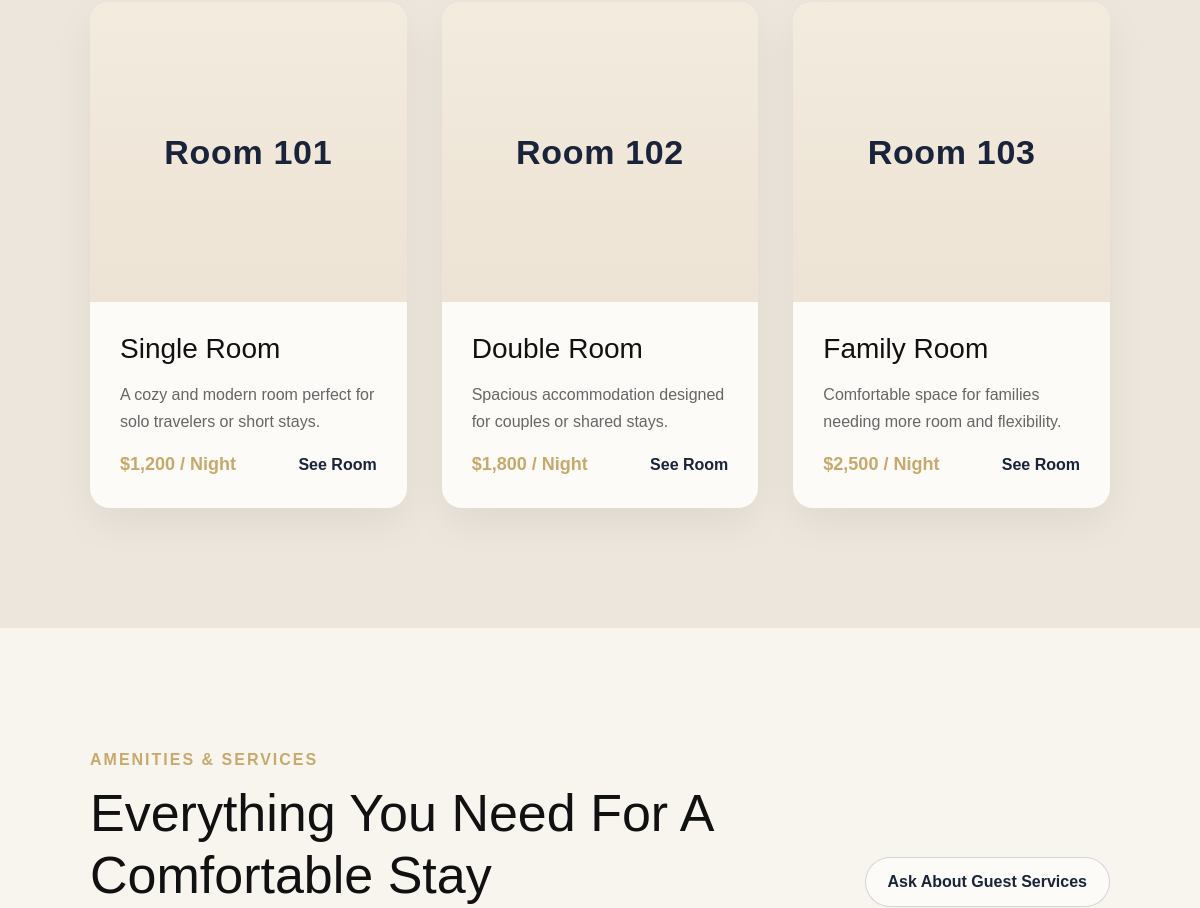
Before: / (middle part) with the older database file.
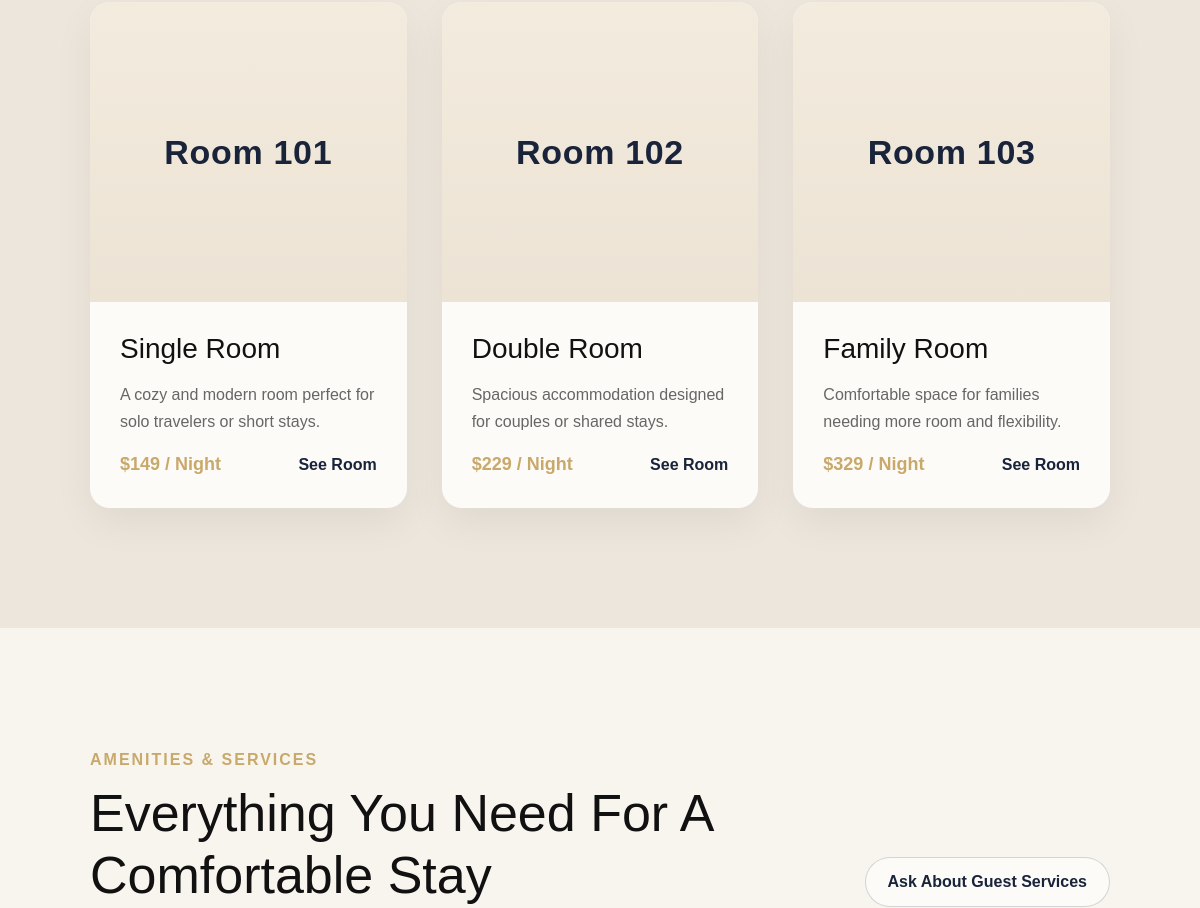
After: the same page with the newer database file.
### app/models/room.py (models this page shows, shortened)
class Room(db.Model):
    id = db.Column(db.Integer, primary_key=True)
    room_number = db.Column(db.String(20), nullable=False, unique=True)
    room_type = db.Column(db.String(100), nullable=False)
    price = db.Column(db.Float, nullable=False)
    status = db.Column(db.String(50), nullable=False, default="Available")

### app/routes/main_routes.py (the view)
@main.route("/")
def home():
    rooms = Room.query.all()
    return render_template("index.html", rooms=rooms)

### app/templates/index.html (shortened to what this page needs)
{% extends '_layout.html' %}
{% block content %}
<section id="our-rooms" class="rooms-section">
    <div class="card-grid">
        {% for room in rooms %}
        <div class="room-card">
            <div class="room-image placeholder-card-image">
                <div class="room-image-label">Room {{ room.room_number }}</div>
            </div>
            <div class="room-content">
                <h3>{{ room.room_type }}</h3>
                <p>
                    {% if room.room_type == 'Single Room' %}
                    A cozy and modern room perfect for solo travelers or short stays.
                    {% elif room.room_type == 'Double Room' %}
                    Spacious accommodation designed for couples or shared stays.
                    {% elif room.room_type == 'Family Room' %}
                    Comfortable space for families needing more room and flexibility.
                    {% else %}
                    Comfortable accommodation for Nobleman's Travellers Inn guests.
                    {% endif %}
                </p>
                <div class="room-footer">
                    <span>${{ '{:,.0f}'.format(room.price) }} / Night</span>
                    <a href="{{ url_for('main.available_rooms') }}">See Room</a>
                </div>
            </div>
        </div>
        {% endfor %}
    </div>
</section>
<section id="amenities" class="amenities-section">
    <div class="section-heading section-heading-split">
        <div>
            <p class="section-tag">AMENITIES &amp; SERVICES</p>
            <h2>Everything You Need For A Comfortable Stay</h2>
        </div>
        <a href="#contact" class="section-link-btn">Ask About Guest Services</a>
    </div>
</section>
{% endblock %}

### app/templates/_layout.html (shortened to what this page needs)
﻿<!DOCTYPE html>
<html lang="en">
<head>
    <link href="https://cdn.jsdelivr.net/npm/bootstrap@5.3.7/dist/css/bootstrap.min.css" rel="stylesheet">
    <link rel="stylesheet" href="{{ url_for('static', filename='css/_layout.css') }}">
    <link rel="stylesheet" href="{{ url_for('static', filename='css/homepage.css') }}">
    <link rel="stylesheet" href="{{ url_for('static', filename='css/_footer.css') }}">
    {% block page_css %}
    <link rel="stylesheet" href="{{ url_for('static', filename='css/_sidebar.css') }}">
    {% endblock %}
</head>
<body>
    <main class="main-content">
        {% block content %}{% endblock %}
    </main>
</body>
</html>

### app/static/css/_layout.css (style rules this page uses)
.main-content { flex: 1; }

### app/static/css/homepage.css (style rules this page uses)
* { box-sizing: border-box; }
html { scroll-behavior: smooth; }
body { margin: 0; font-family: "Poppins", sans-serif; color: #111; background: #f4f1eb; }
section { overflow: hidden; }
.section-heading { text-align: center; margin-bottom: 60px; }
.section-heading h2 { font-size: 52px; color: #111; }
.section-tag { color: #c8a96b; font-weight: 700; letter-spacing: 2px; margin-bottom: 15px; }
.card-grid, .amenities-grid, .steps, .track-container, .contact-container, .results-shell, .login-selection-grid { max-width: 1450px; margin-left: auto; margin-right: auto; }
.rooms-section, .amenities-section, .how-section, .track-section, .contact-section, .listing-hero, .results-shell, .login-selection-shell { width: 100%; margin: 0; padding: 120px 7.5%; }
.rooms-section { background: #ece6dc; }
.amenities-section { background: #f8f5ef; }
.card-grid { display: grid; grid-template-columns: repeat(3, 1fr); gap: 35px; }
.room-card, .amenity-card, .step-card, .track-box, .contact-card { background: #fcfbf8; border-radius: 20px; box-shadow: 0 15px 40px rgba(0,0,0,0.06); }
.room-card { overflow: hidden; transition: 0.35s ease; }
.room-image { height: 300px; overflow: hidden; }
.room-content { padding: 30px; }
.room-content h3 { font-size: 28px; margin-bottom: 15px; }
.room-content p, .amenity-card p, .step-card p, .contact-card p { color: #666; line-height: 1.7; }
.room-footer { display: flex; align-items: center; justify-content: space-between; gap: 16px; flex-wrap: wrap; }
.room-footer span { font-weight: 700; color: #c8a96b; font-size: 18px; }
.room-footer a { text-decoration: none; color: #19233a; font-weight: 700; }
.placeholder-card-image { background: linear-gradient(180deg, #f3ebdd 0%, #ece3d5 100%); display: flex; align-items: center; justify-content: center; }
.room-image-label { font-size: 34px; font-weight: 700; color: #19233a; letter-spacing: 0.02em; }
.section-heading-split { max-width: 1450px; margin: 0 auto 60px; display: flex; align-items: end; justify-content: space-between; gap: 24px; text-align: left; }
.section-heading-split .section-tag { margin-bottom: 10px; }
.section-heading-split h2 { margin: 0; }
.section-link-btn { display: inline-flex; align-items: center; justify-content: center; min-height: 50px; padding: 0 22px; border-radius: 999px; border: 1px solid rgba(25,35,58,0.18); background: #fcfbf8; color: #19233a; text-decoration: none; font-weight: 700; white-space: nowrap; transition: 0.25s ease; }

Changed rows visible on the page:
changed Room "Single Room": price "1,200" → "149"
changed Room "Double Room": price "1,800" → "229"
changed Room "Family Room": price "2,500" → "329"
